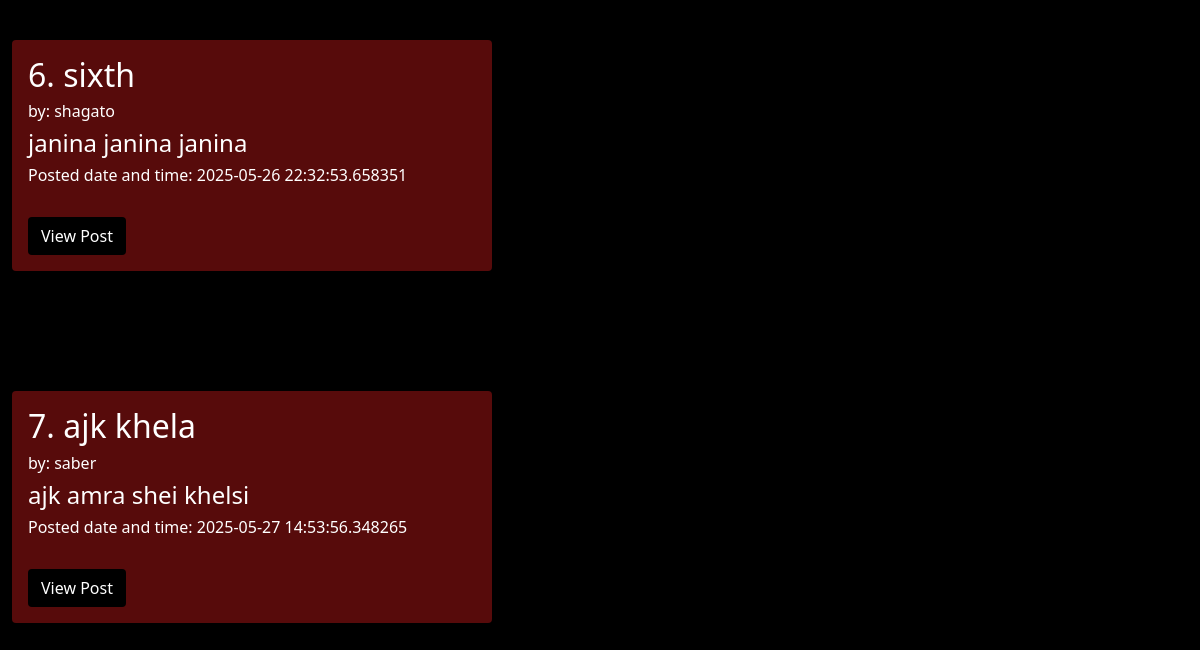
Page /posts (signed in, lower part) on the earlier database version.
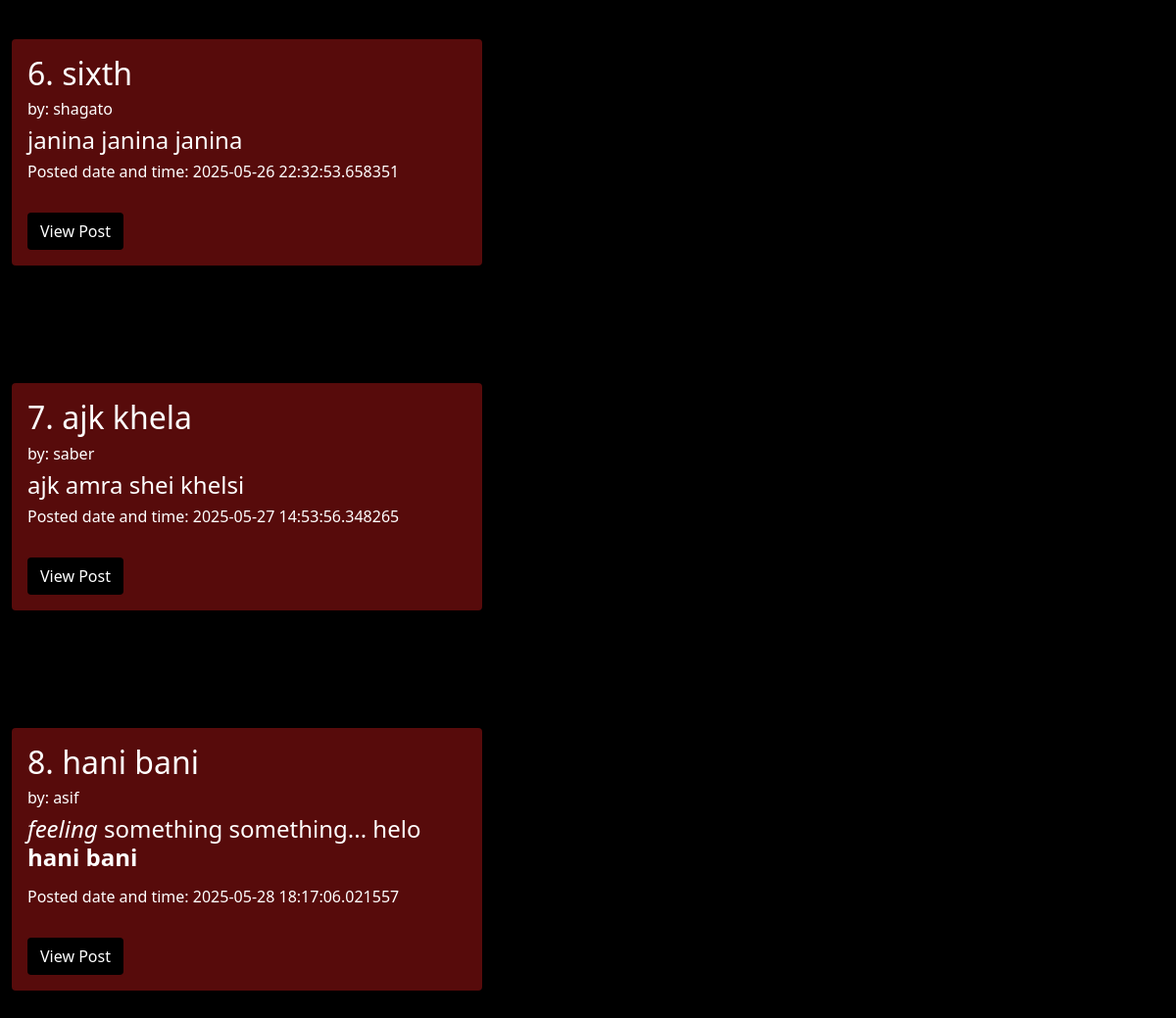
Same page on the later database version.
### app.py (models this page shows, shortened)
class Posts(db.Model):
    id = db.Column(db.Integer,primary_key = True)
    title =db.Column(db.String(200))
    content = db.Column(db.String (1000))
    date_posted = db.Column(db.DateTime, default=datetime.utcnow)
    slug = db.Column(db.String(200))
    poster_id = db.Column(db.Integer, db.ForeignKey('users.id'))

class Users(db.Model, UserMixin):
    id = db.Column(db.Integer,primary_key=True)
    username = db.Column(db.String(200), nullable=False,unique=True)
    name = db.Column(db.String(200),nullable=False)
    email = db.Column(db.String(200),nullable=False, unique=True)
    month = db.Column(db.String(20))
    date_added = db.Column(db.DateTime, default=datetime.utcnow)
    about = db.Column(db.Text(1000),nullable=True)
    profile_pic = db.Column(db.String(),nullable=True)
    password_hash = db.Column(db.String(200))
    posts = db.relationship('Posts', backref='poster')
    @property
    def password(self):
        raise AttributeError("Password is not readable.")

### app.py (the view)
@app.route('/posts')
@login_required
def posts():
    posts = Posts.query.order_by(Posts.date_posted)
    return render_template("posts.html", posts=posts)

### app.py (called while the page is built)
@app.context_processor
def base():
    form = SearchForm()
    return dict(form=form)

@login_manager.user_loader
def load_user(user_id):
    return Users.query.get(int(user_id))

### templates/posts.html (shortened to what this page needs)
{% extends 'base.html' %}
{% block content %}
<h1 style="color:rgb(87, 11, 11);">Blog Posts</h1><br/>
{% for i in posts %}
    <div class="shadow p-3 mb-5 rounded" style="max-width: 30rem; background-color: rgb(87, 11, 11); color: white;">
            <h2>{{i.id}}. {{ i.title }}</h2>
            <h6>by: {{ i.poster.name }}</h6>
            <h4>{{ i.content|safe }}</h4>
            <h6>Posted date and time: {{ i.date_posted }}</h6><br/>
            <form method="POST">
                <button type="button" class="btn"  style="background-color: rgb(0, 0, 0); color: rgb(255, 255, 255);" onclick="window.location.href='{{ url_for('post',id=i.id) }}'">View Post</button>
            </form>
    </div>
    <br/><br/><br/>
{% endfor %}
{% endblock %}

### templates/base.html (shortened to what this page needs)
<!doctype html>
<html lang="en">
  <head>
    <link href="https://cdn.jsdelivr.net/npm/bootstrap@5.0.2/dist/css/bootstrap.min.css" rel="stylesheet">
    <link href="{{url_for('static',filename='css/style.css')}}" rel="stylesheet"
  </head>
  <body>
  <br/>
    <div class="container-fluid">
    {% block content %}
    {% endblock %}
    </div>
  </body>
</html>

### static/css/style.css (style rules this page uses)
body { background: #000000; color:aliceblue }

Differences in the rows shown:
added Posts: id "8", title "hani bani", poster.name "asif", content "feeling something something... helo hani bani", date_posted "2025-05-28 18:17:06.021557"
